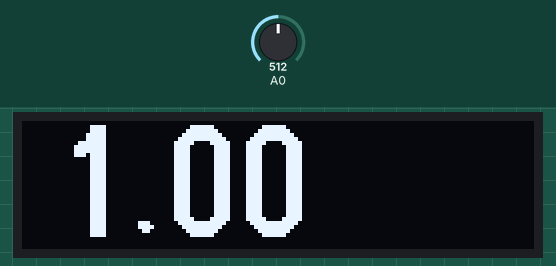
This sketch was run on a simulated Arduino Uno, built with avr-gcc and run on an emulated ATmega328P. Parts: 128×32 one-colour display. The test bench sets the inputs (shaded band); at power-on: A0 = 512. What the sketch prints to the serial monitor is not drawn.

Above: at 2.2 s.
2.3 s: A0 set to 701
At 2.82 s:
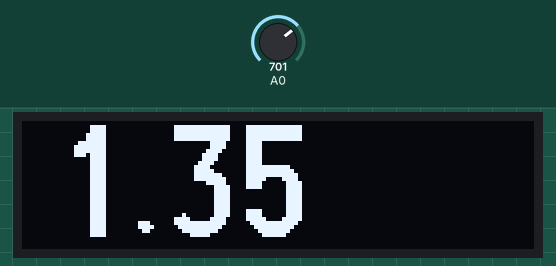
4.1 s: A0 set to 717
At 4.73 s:
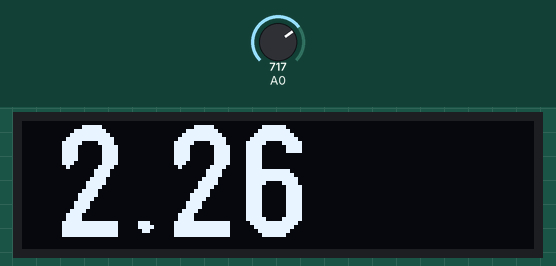
6.3 s: A0 set to 900
9.3 s: A0 set to 1023
At 12.53 s:
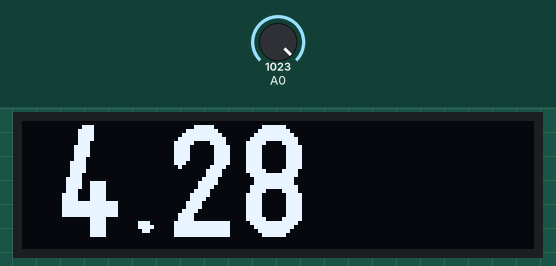
Timing chart, 0 to 13.3 s (numbered marks = the images above; inputs shaded):
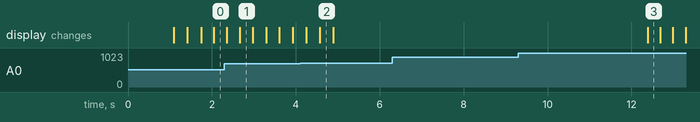

Measured:
- after the input at 6.3 s, every drawn part: stays the same
- after the input at 9.3 s, the display: changes after 3.1 s (image 3)

The sketch:

sketch_may06a.ino
```cpp
#define BUFFER_SIZE 100

#include <SPI.h>
#include <U8g2lib.h>

U8G2_SSD1306_128X32_UNIVISION_F_HW_I2C u8g2(U8G2_R0);
long T1 = 0;
//int last_observed = 0;
int observed_list[BUFFER_SIZE] = {0};
int tick = 0;
long last = 0;

void setup() {
  // put your setup code here, to run once:
  Serial.begin(9600);
  u8g2.begin();
  delay(1000);
  last = millis();
}

void loop() {
  // put your main code here, to run repeatedly:
  long t = millis();
  if((t-last)>=10)
  {
    detect();
    //Serial.println(t);
    last = t;
  }
}

void detect()
{
  int observed = analogRead(A0);
  long T2 = millis();
  observed_list[tick%BUFFER_SIZE] = observed;
  tick++;
  double tmp = 0.0;
  for (int i = 0; i < BUFFER_SIZE; i++)
    tmp += pow(5.0*observed_list[i]/1023-0.5, 2);
  double rms = sqrt(tmp/BUFFER_SIZE);

  Serial.print(T1); Serial.print("\t");
  Serial.print(T2); Serial.print("\t");
  Serial.print(T2-T1); Serial.print("\t");
  //Serial.print(last_observed); Serial.print("\t");
  Serial.print(observed); Serial.print("\t");
  Serial.println(rms);

  //last_observed = observed;
  T1 = T2;

  u8g2.clearBuffer();
  u8g2.setFont(u8g2_font_logisoso28_tr);
  u8g2.clear();
  //u8g2.drawStr(8,29,"MYBOTIC");
  u8g2.setCursor(8, 29);
  u8g2.print(rms);
  u8g2.sendBuffer();
}
```
